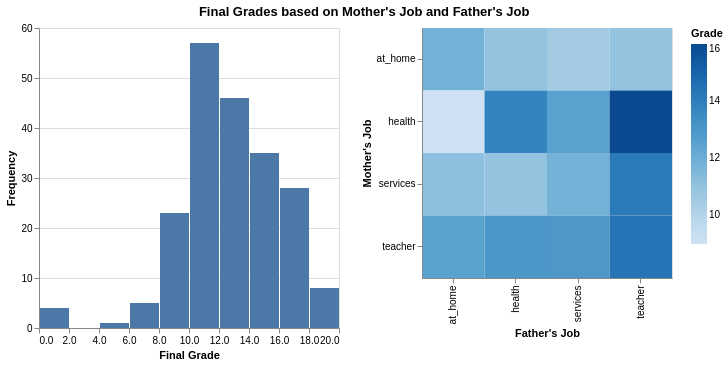

Write notebook code for a chart like this one.
### Code cell
title = alt.TitleParams("Final Grades based on Mother's Job and Father's Job", anchor='middle')

select = alt.selection_point(fields=['Fjob', 'Mjob'])

heatmap = alt.Chart(df_filtered.pivot_table(values='G3', index='Fjob', columns='Mjob', aggfunc='mean') \
                    .reset_index().rename_axis(None, axis=1) \
                    .melt(id_vars=['Fjob'], value_vars=['at_home', 'health', 'services', 'teacher']) \
                    .rename({'variable':'Mjob', 'value':'Grade'}, axis=1),
    height=250,
    width=250,
).mark_rect().encode(
    x=alt.X('Fjob').title("Father's Job"),
    y=alt.Y('Mjob').title("Mother's Job"),
    color=alt.Color('Grade').scale(domain=[9, 16], scheme='blues'),
    opacity=alt.when(select).then(alt.value(1)).otherwise(alt.value(0.4)),
).add_params(
    select
)

hist = alt.Chart(df_filtered).mark_bar().encode(
    x=alt.X("G3", bin=True, title='Final Grade'),
    y=alt.Y('count(G3):Q', title='Frequency')
).transform_filter(
    select
)

interactive_heatmap = alt.hconcat(hist, heatmap, title=title)
interactive_heatmap

### Figure 1 — Vega-Lite specification as saved in the notebook (floating-point values rounded to 4 significant figures; data arrays with more than 128 entries replaced by an {"elided": "..."} marker saying what was removed)
{"config": {"view": {"continuousWidth": 300, "continuousHeight": 300}}, "hconcat": [{"data": {"name": "data-88cfc5b90c56212c7d9b5a83e459a1f6"}, "mark": {"type": "bar"}, "encoding": {"x": {"bin": true, "field": "G3", "title": "Final Grade", "type": "quantitative"}, "y": {"aggregate": "count", "field": "G3", "title": "Frequency", "type": "quantitative"}}, "transform": [{"filter": {"param": "param_13"}}]}, {"data": {"name": "data-5e81dc6f151dfe06e1bc5c5bda614e05"}, "mark": {"type": "rect"}, "encoding": {"color": {"field": "Grade", "scale": {"domain": [9, 16], "scheme": "blues"}, "type": "quantitative"}, "opacity": {"condition": [{"param": "param_13", "value": 1}], "value": 0.4}, "x": {"field": "Fjob", "title": "Father's Job", "type": "nominal"}, "y": {"field": "Mjob", "title": "Mother's Job", "type": "nominal"}}, "height": 250, "name": "view_12", "width": 250}], "params": [{"name": "param_13", "select": {"type": "point", "fields": ["Fjob", "Mjob"]}, "views": ["view_12"]}], "title": {"text": "Final Grades based on Mother's Job and Father's Job", "anchor": "middle"}, "$schema": "https://vega.github.io/schema/vega-lite/v5.20.1.json", "datasets": {"data-88cfc5b90c56212c7d9b5a83e459a1f6": {"elided": "207 records"}, "data-5e81dc6f151dfe06e1bc5c5bda614e05": [{"Fjob": "at_home", "Mjob": "at_home", "Grade": 11.83}, {"Fjob": "health", "Mjob": "at_home", "Grade": 11.0}, {"Fjob": "services", "Mjob": "at_home", "Grade": 10.56}, {"Fjob": "teacher", "Mjob": "at_home", "Grade": 11.0}, {"Fjob": "at_home", "Mjob": "health", "Grade": 9.0}, {"Fjob": "health", "Mjob": "health", "Grade": 13.78}, {"Fjob": "services", "Mjob": "health", "Grade": 12.53}, {"Fjob": "teacher", "Mjob": "health", "Grade": 16.0}, {"Fjob": "at_home", "Mjob": "services", "Grade": 11.14}, {"Fjob": "health", "Mjob": "services", "Grade": 11.0}, {"Fjob": "services", "Mjob": "services", "Grade": 11.78}, {"Fjob": "teacher", "Mjob": "services", "Grade": 14.12}, {"Fjob": "at_home", "Mjob": "teacher", "Grade": 12.5}, {"Fjob": "health", "Mjob": "teacher", "Grade": 13.0}, {"Fjob": "services", "Mjob": "teacher", "Grade": 12.95}, {"Fjob": "teacher", "Mjob": "teacher", "Grade": 14.38}]}}
